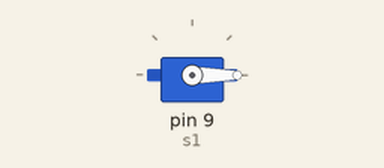
Recording of a sketch running on a simulated Arduino Uno, built with avr-gcc and run on an emulated ATmega328P. Shown: servo.

Above: at 0.05 s.
At 6.0 s:
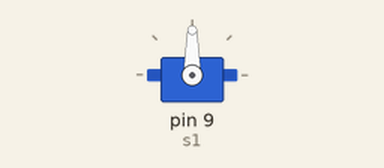
Timing chart, 0 to 7.8 s (numbered marks = the images above):
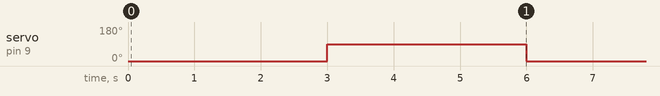

The sketch:

Servo.ino
```cpp
#include<Servo.h>

Servo s1;

void setup() {
  s1.attach(9);
}

void loop() {
  s1.write(0);
  delay(3000);
  s1.write(90);
  delay(3000);

}
```

Measured:
- by itself, servo on pin 9 (s1): alternates 90° for 3.0 s and 0° for 3.0 s
